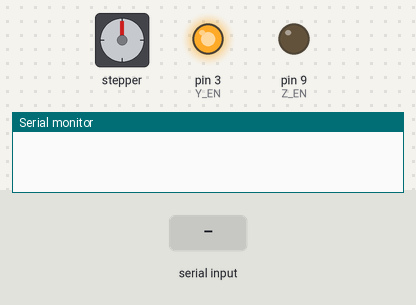
Recording of a sketch running on a simulated Arduino Uno, built with avr-gcc and run on an emulated ATmega328P. Shown: stepper motor, output pins drawn as LEDs (lit = HIGH), the last lines printed to the serial monitor. The inputs (shaded band) are chosen by the test bench. Stepper angles assume 200 steps per turn.

Above: at 1.2 s.
1.3 s: "START\n" received over Serial
At 1.45 s:
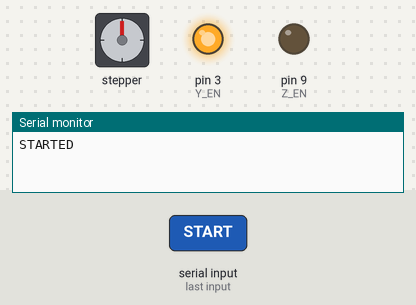
At 2.05 s:
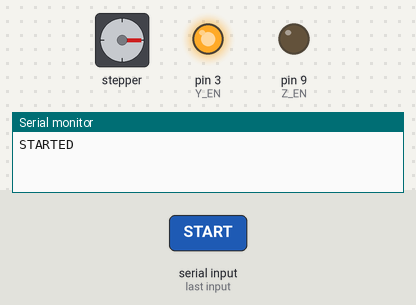
4.3 s: "STOP\n" received over Serial
5.8 s: "START\n" received over Serial
At 5.95 s:
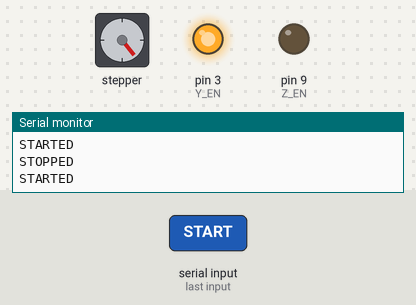
8.8 s: "90,45\n" received over Serial
11.8 s: "STOP\n" received over Serial
Timing chart, 0 to 14.3 s (numbered marks = the images above; inputs shaded):
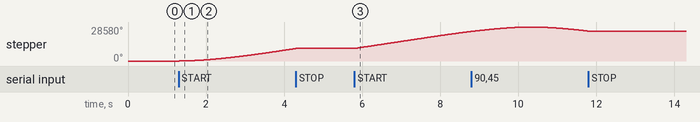

Measured:
- after the input at 1.3 s, stepper: keeps turning clockwise at about 3526°/s, starting at once
- after the input at 5.8 s, stepper: keeps turning clockwise at about 4778°/s, starting at once

The sketch:

B_test.ino
```cpp
#include <AccelStepper.h>

#define Y_EN     3
#define Z_STEP   11
#define Z_DIR    10
#define Z_EN     9

AccelStepper zMotor(AccelStepper::DRIVER, Z_STEP, Z_DIR);

long pulseAmount = 10000;
long target = 0;
int state = 0;              // 0=空闲, 1=正向运动中, 2=反向运动中
String inputBuffer = "";

void setup() {
  Serial.begin(9600);
  inputBuffer.reserve(100);

  pinMode(Y_EN, OUTPUT);
  digitalWrite(Y_EN, HIGH);
  pinMode(Z_EN, OUTPUT);
  digitalWrite(Z_EN, LOW);

  zMotor.setMaxSpeed(10000);
  zMotor.setAcceleration(3000);
  zMotor.setCurrentPosition(0);
  zMotor.move(0);
  state = 0;
}

void loop() {
  while (Serial.available()) {
    char c = Serial.read();
    if (c == '\n') {
      parseCommand(inputBuffer);
      inputBuffer = "";
    } else {
      inputBuffer += c;
    }
  }

  if (state != 0) {
    zMotor.run();
    if (zMotor.distanceToGo() == 0) {
      if (state == 1) {
        Serial.println("FORWARD_END");
        target = -pulseAmount;
        zMotor.move(target);
        state = 2;
      }
      else if (state == 2) {
        Serial.println("ROUND_TRIP_END");
        state = 0;
        zMotor.move(0);
      }
    }
  }
}

void parseCommand(String cmd) {
  cmd.trim();
  if (cmd.length() == 0) return;

  if (cmd == "STOP") {
    if (state != 0) {
      zMotor.stop();
      zMotor.move(0);
      state = 0;
      Serial.println("STOPPED");
    } else {
      Serial.println("ALREADY STOPPED");
    }
    return;
  }

  if (cmd == "START") {
    if (state == 0) {
      state = 1;
      target = pulseAmount;
      zMotor.move(target);
      Serial.println("STARTED");
    } else {
      Serial.println("ALREADY RUNNING");
    }
    return;
  }

  if (cmd.startsWith("PULSES ")) {
    if (state != 0) {
      Serial.println("STOP FIRST");
      return;
    }
    long val = cmd.substring(7).toInt();
    if (val > 0 && val <= 1000000) {
      pulseAmount = val;
      Serial.println("PULSES SET TO " + String(pulseAmount));
    } else {
      Serial.println("INVALID PULSES");
    }
    return;
  }

  Serial.println("UNKNOWN CMD");
}
```
